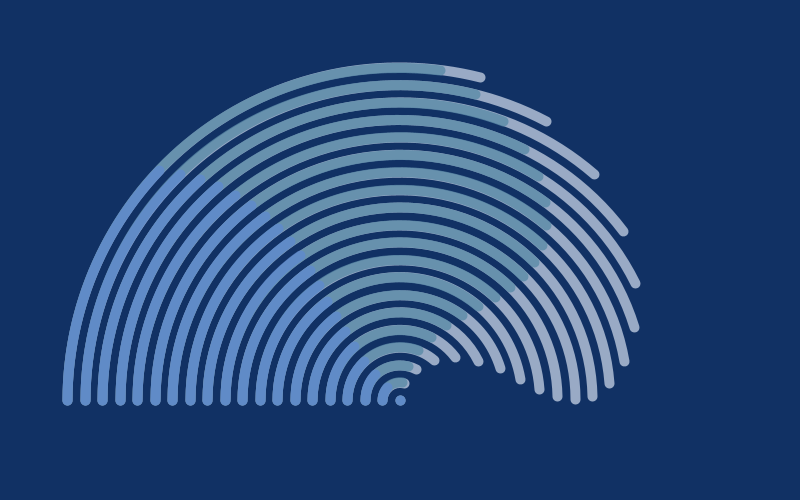
Frame 1 (no input)
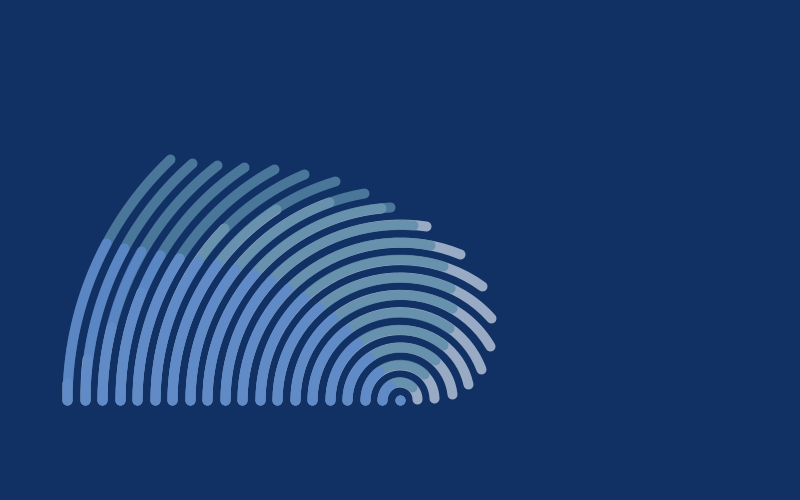
Frame 60 (the mouse pressed at the canvas centre just before this capture)
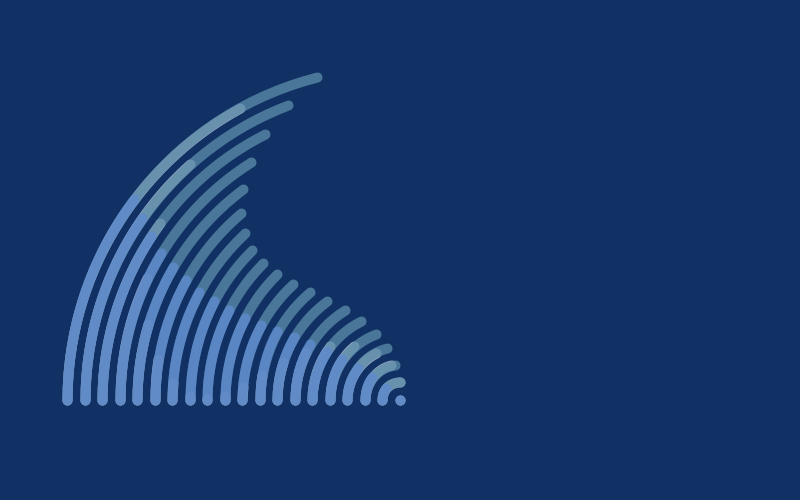
Frame 120 (the mouse held since frame 60 and released just before this capture)

The Processing sketch that drew these frames (run headless with seeded random() and noise(); from frame 60 on, the mouse is pressed at the canvas centre):

// Processing sketch: ONDA
// ── ONDA.pde
int num = 20;              //numero delle linee
int opacity = 200;         //costante opacità
float distanza;            //distanza fra le linee
float arcClosed;           //chiusura dell'onda
float velocitaOnda;        //velocità del movimento onda
float movLinee;            //movimento linee tutte insieme
float dim;                 //dimensione archi onda
 

void setup()
{
  size(800, 500);
  strokeWeight(10);
  distanza = 35;
}


void draw()
{
  background(17, 49, 100);
  translate(width/2, height*.80);

  
  //WAVE 1
  
  for (int i = 0; i<num; i++)
  {
    stroke(153, 170, 197);
    noFill();
    smooth();
    dim = i*distanza;
    float movLinee = PI/num*i;
    float arcClosed = map(sin(velocitaOnda+movLinee), -1, 1, PI, TWO_PI);
    arc(0, 0, dim, dim, PI, arcClosed);
    
  }
  
  //WAVE 2
  
  for (int i = 0; i<num; i++)
  {
    stroke(89, 138, 167, opacity);
    noFill();
    smooth();
    dim = i*distanza;
    float movLinee = PI/num*i;
    float arcClosed = map(sin(velocitaOnda+movLinee), -2, 2, PI, TWO_PI);
    arc(0, 0, dim, dim, PI, arcClosed);
    
  }
  
  //WAVE 3
  
  for (int i = 0; i<num; i++)
  {
    stroke(94, 138, 207, opacity);
    noFill();
    smooth();
    dim = i*distanza;
    float movLinee = PI/num*i;
    float arcClosed = map(sin(velocitaOnda+movLinee), -3, 10, PI, TWO_PI);
    arc(0, 0, dim, dim, PI, arcClosed);
    
  }
  velocitaOnda += 0.0250;
}
